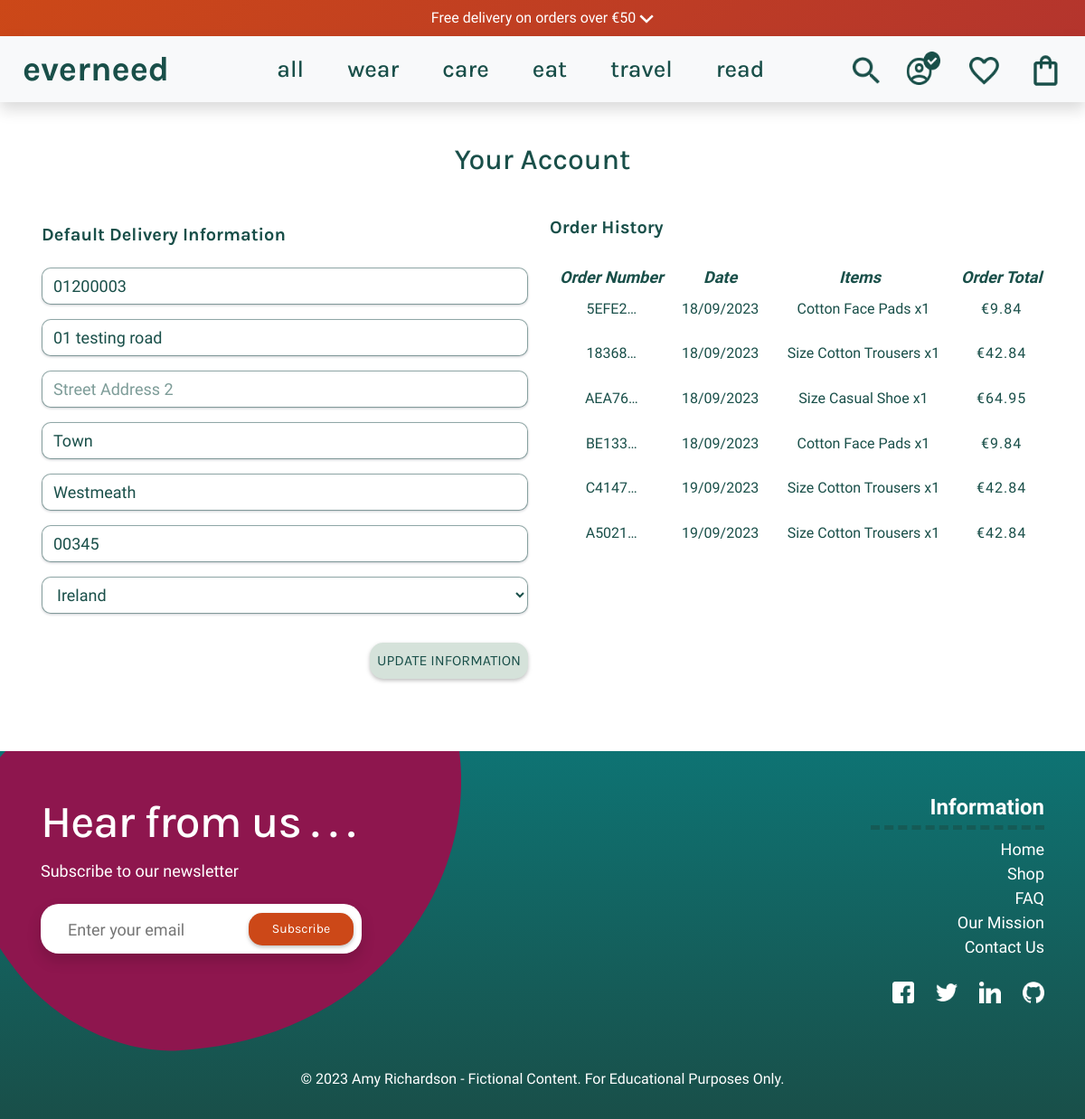
The page /profile/ (signed in) on the database as committed earlier.
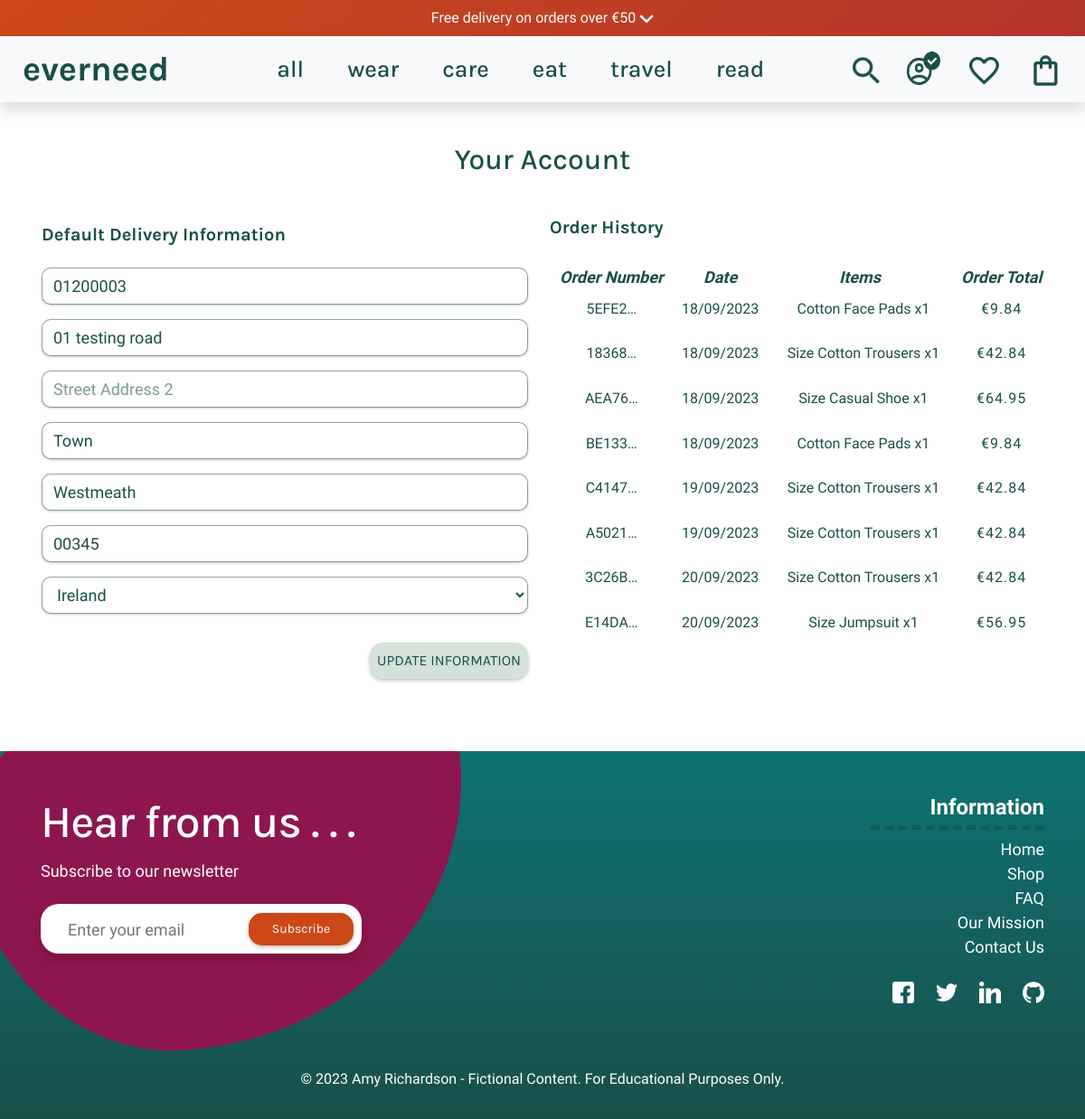
The same page on the database as committed later.
### checkout/models.py (models this page shows, shortened)
class Order(models.Model):
    order_number = models.CharField(max_length=32, null=False, editable=False)
    user_profile = models.ForeignKey(UserProfile, on_delete=models.SET_NULL,
                                     null=True, blank=True,
                                     related_name='orders')
    full_name = models.CharField(max_length=50, null=False, blank=False)
    email = models.EmailField(max_length=254, null=False, blank=False)
    phone_number = models.CharField(max_length=20, null=False, blank=False)
    country = CountryField(blank_label='Country *', null=False, blank=False)
    postcode = models.CharField(max_length=20, null=True, blank=True)
    town_or_city = models.CharField(max_length=40, null=False, blank=False)
    street_address1 = models.CharField(max_length=80, null=False, blank=False)
    street_address2 = models.CharField(max_length=80, null=True, blank=True)
    county = models.CharField(max_length=80, null=True, blank=True)
    date = models.DateTimeField(auto_now_add=True)
    delivery_cost = models.DecimalField(
        max_digits=6, decimal_places=2, null=False, default=0)
    order_total = models.DecimalField(
        max_digits=10, decimal_places=2, null=False, default=0)
    grand_total = models.DecimalField(
        max_digits=10, decimal_places=2, null=False, default=0)
    carbon_fp_total = models.DecimalField(
        max_digits=10, decimal_places=2, null=False, default=0)
    carbon_saved_total = models.DecimalField(
        max_digits=10, decimal_places=2, null=False, default=0)
    original_bag = models.TextField(null=False, blank=False, default='')
    stripe_pid = models.CharField(
        max_length=254, null=False, blank=False, default='')

class OrderLineItem(models.Model):
    order = models.ForeignKey(Order, null=False, blank=False,
                              on_delete=models.CASCADE,
                              related_name='lineitems')
    product = models.ForeignKey(
        Product, null=False, blank=False,
        on_delete=models.CASCADE)
    product_size = models.CharField(
        max_length=2, null=True, blank=True)
    quantity = models.IntegerField(null=False, blank=False, default=0)
    lineitem_total = models.DecimalField(
        max_digits=6, decimal_places=2, null=False,
        blank=False, editable=False)

### products/models.py (models this page shows, shortened)
class Product(models.Model):
    category = models.ForeignKey(
        'Category', null=True, blank=True, on_delete=models.SET_NULL)
    sku = models.CharField(
        max_length=254, null=True, blank=True)
    name = models.CharField(max_length=254)
    description = models.TextField(max_length=1024, default='')
    price = models.DecimalField(max_digits=6, decimal_places=2)
    sale_price = models.DecimalField(
        max_digits=6, decimal_places=2, null=True, blank=True)
    discount = models.DecimalField(
        max_digits=6, decimal_places=2, null=True, blank=True)
    has_sizes = models.BooleanField(default=False, null=True, blank=True)
    ml_sizes = models.BooleanField(default=False, null=True, blank=True)
    is_shoe = models.BooleanField(default=False, null=True, blank=True)
    carbon_fp = models.DecimalField(
        max_digits=6, decimal_places=2, blank=True, null=True)
    carbon_saved = models.DecimalField(
        max_digits=6, decimal_places=2, blank=True, null=True)
    rating = models.DecimalField(max_digits=6, decimal_places=2, null=True,
                                 blank=True)
    image_url = models.URLField(
        max_length=1024, null=True, blank=True)
    image = models.ImageField(null=True, blank=True)
    feature_product = models.BooleanField(default=False, blank=True)
    is_sale = models.BooleanField(default=False)

### profiles/views.py (the view)
# urls.py: path('profile/', include('profiles.urls')),
@login_required
def profile(request):
    profile = get_object_or_404(UserProfile, user=request.user)
    if request.method == 'POST':
        form = UserProfileForm(request.POST, instance=profile)
        if form.is_valid():
            form.save()
            messages.success(request, 'Account updated successfully')
        else:
            messages.error(
                request, 'Update failed. Please ensure the form is valid.')
    else:
        form = UserProfileForm(instance=profile)
    orders = profile.orders.all()
    template = 'profiles/profile.html'
    context = {
        'form': form,
        'orders': orders,
        'on_profile_page': True
    }
    return render(request, template, context)

### profiles/forms.py
class UserProfileForm(forms.ModelForm):
    class Meta:
        model = UserProfile
        exclude = ('user',)
    def __init__(self, *args, **kwargs):
        super().__init__(*args, **kwargs)
        placeholders = {
            'default_phone_number': 'Phone Number',
            'default_postcode': 'Postal Code',
            'default_town_or_city': 'Town or City',
            'default_street_address1': 'Street Address 1',
            'default_street_address2': 'Street Address 2',
            'default_county': 'County, State or Locality',
        }
        self.fields['default_phone_number'].widget.attrs['autofocus'] = True
        for field in self.fields:
            if field != 'default_country':
                if self.fields[field].required:
                    placeholder = f'{placeholders[field]} *'
                else:
                    placeholder = placeholders[field]
                self.fields[field].widget.attrs['placeholder'] = placeholder
            self.fields[field].widget.attrs['class'] = 'form-control profile-form-input'
            self.fields[field].label = False

### profiles/templates/profiles/profile.html (shortened to what this page needs)
{% extends 'base.html' %}
{% load static %}
{% block extra_css %}
<link rel="stylesheet" href="{% static 'profiles/css/profiles.css' %}">
{% endblock %}
{% block content %}
<div class="container my-5">
    <div class="row">
        <div class="col text-center">
            <h2 class="section-title mb-4">Your Account</h2>
        </div>
    </div>
    <div class="row mt-1">
        <div class="col-12 col-lg-6 p-3">
            <p class="font-weight-bold profile-p">Default Delivery Information</p>
            <form class="mt-3" action="{% url 'profile' %}" method="POST" id="profile-update-form">
                {{ form|crispy }}
                <button class="wishlist-btn p-2 text-uppercase float-right my-3">Update Information</button>
            </form>
        </div>
        <div class="col-12 col-lg-6 p-2">
            <p class="font-weight-bold profile-p">Order History</p>
            <div class="order-history table-responsive text-center">
                <table class="table table-sm table-borderless">
                    <thead>
                        <tr>
                            <th>Order Number</th>
                            <th>Date</th>
                            <th>Items</th>
                            <th>Order Total</th>
                        </tr>
                    </thead>
                    <tbody>
                        {% for order in orders %}
                        <tr>
                            <td>
                                <a href="{% url 'order_history' order.order_number %}" title="{{ order.order_number }}">
                                    {{ order.order_number|truncatechars:6 }}
                                </a>
                            </td>
                            <td>{{ order.date|date:"d/m/Y" }}</td>
                            <td>
                                <ul class="list-unstyled">
                                    {% for item in order.lineitems.all %}
                                    <li class="pl-2 order-li">
                                        {% if item.product.has_sizes %}
                                        Size {{ item.product.size|upper }}
                                        {% endif %}{{ item.product.name }} x{{ item.quantity }}
                                    </li>
                                    {% endfor %}
                                </ul>
                            </td>
                            <td class="all-price">€{{ order.grand_total }}</td>
                        </tr>
                        {% endfor %}
                    </tbody>
                </table>
            </div>
        </div>
    </div>
</div>
{% endblock %}

Rows that differ between the two databases and show on the page:
added Order: order_number "3C26B…", date "20/09/2023", grand_total "42.84"
added OrderLineItem: product.name "Cotton Trousers", quantity "1", shown under "3C26B…"
added Order: order_number "E14DA…", date "20/09/2023", grand_total "56.95"
added OrderLineItem: product.name "Jumpsuit", quantity "1", shown under "E14DA…"
